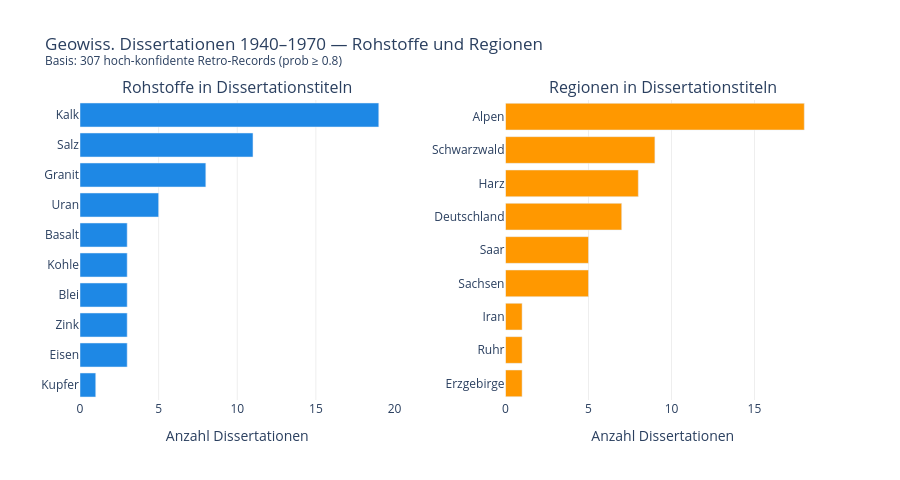

Notebook code cell kept with this figure:
### Code cell
mineralien = {
    "Kalk": 19, "Salz": 11, "Granit": 8, "Uran": 5,
    "Eisen": 3, "Zink": 3, "Blei": 3, "Kohle": 3,
    "Basalt": 3, "Kupfer": 1,
}
regionen = {
    "Alpen": 18, "Schwarzwald": 9, "Harz": 8,
    "Deutschland": 7, "Sachsen": 5, "Saar": 5,
    "Erzgebirge": 1, "Ruhr": 1, "Iran": 1,
}

fig = make_subplots(
    rows=1, cols=2,
    subplot_titles=(
        "Rohstoffe in Dissertationstiteln",
        "Regionen in Dissertationstiteln",
    ),
    horizontal_spacing=0.15,
)

# Mineralien
min_sorted = dict(sorted(mineralien.items(), key=lambda x: x[1]))
fig.add_trace(
    go.Bar(
        x=list(min_sorted.values()),
        y=list(min_sorted.keys()),
        orientation="h",
        marker_color="#1E88E5",
        showlegend=False,
    ),
    row=1, col=1,
)

# Regionen
reg_sorted = dict(sorted(regionen.items(), key=lambda x: x[1]))
fig.add_trace(
    go.Bar(
        x=list(reg_sorted.values()),
        y=list(reg_sorted.keys()),
        orientation="h",
        marker_color="#FF9800",
        showlegend=False,
    ),
    row=1, col=2,
)

fig.update_layout(
    title=(
        "Geowiss. Dissertationen 1940–1970 — "
        "Rohstoffe und Regionen<br>"
        "<sup>Basis: 307 hoch-konfidente Retro-Records (prob ≥ 0.8)</sup>"
    ),
    plot_bgcolor="white",
    height=480,
)
fig.update_xaxes(showgrid=True, gridcolor="#EEEEEE", title_text="Anzahl Dissertationen")
fig.update_yaxes(showgrid=False)
fig.show()

### Figure 1 — Plotly figure (JSON) as saved in the notebook; plotly's stock layout.template omitted (floating-point values rounded to 4 significant figures)
{"data": [{"marker": {"color": "#1E88E5"}, "orientation": "h", "showlegend": false, "type": "bar", "x": [1, 3, 3, 3, 3, 3, 5, 8, 11, 19], "xaxis": "x", "y": ["Kupfer", "Eisen", "Zink", "Blei", "Kohle", "Basalt", "Uran", "Granit", "Salz", "Kalk"], "yaxis": "y"}, {"marker": {"color": "#FF9800"}, "orientation": "h", "showlegend": false, "type": "bar", "x": [1, 1, 1, 5, 5, 7, 8, 9, 18], "xaxis": "x2", "y": ["Erzgebirge", "Ruhr", "Iran", "Sachsen", "Saar", "Deutschland", "Harz", "Schwarzwald", "Alpen"], "yaxis": "y2"}], "layout": {"annotations": [{"font": {"size": 16}, "showarrow": false, "text": "Rohstoffe in Dissertationstiteln", "x": 0.2125, "xanchor": "center", "xref": "paper", "y": 1, "yanchor": "bottom", "yref": "paper"}, {"font": {"size": 16}, "showarrow": false, "text": "Regionen in Dissertationstiteln", "x": 0.7875, "xanchor": "center", "xref": "paper", "y": 1, "yanchor": "bottom", "yref": "paper"}], "height": 480, "plot_bgcolor": "white", "title": {"text": "Geowiss. Dissertationen 1940–1970 — Rohstoffe und Regionen<br><sup>Basis: 307 hoch-konfidente Retro-Records (prob ≥ 0.8)</sup>"}, "xaxis": {"anchor": "y", "domain": [0, 0.425], "gridcolor": "#EEEEEE", "showgrid": true, "title": {"text": "Anzahl Dissertationen"}}, "xaxis2": {"anchor": "y2", "domain": [0.575, 1], "gridcolor": "#EEEEEE", "showgrid": true, "title": {"text": "Anzahl Dissertationen"}}, "yaxis": {"anchor": "x", "domain": [0, 1], "showgrid": false}, "yaxis2": {"anchor": "x2", "domain": [0, 1], "showgrid": false}}}
